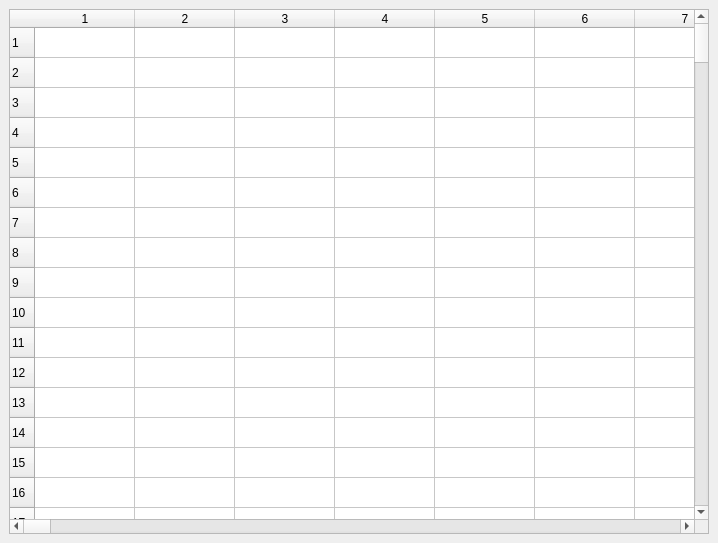
<?xml version="1.0" encoding="UTF-8"?>
<ui version="4.0">
 <class>SpreadSheet</class>
 <widget class="QMainWindow" name="SpreadSheet">
  <property name="geometry">
   <rect>
    <x>0</x>
    <y>0</y>
    <width>718</width>
    <height>543</height>
   </rect>
  </property>
  <property name="windowTitle">
   <string>Spread Sheet</string>
  </property>
  <widget class="QWidget" name="centralWidget">
   <layout class="QVBoxLayout">
    <property name="spacing">
     <number>6</number>
    </property>
    <property name="leftMargin">
     <number>9</number>
    </property>
    <property name="topMargin">
     <number>9</number>
    </property>
    <property name="rightMargin">
     <number>9</number>
    </property>
    <property name="bottomMargin">
     <number>9</number>
    </property>
    <item>
     <widget class="QTableWidget" name="sheet1">
      <property name="rowCount">
       <number>200</number>
      </property>
      <property name="columnCount">
       <number>200</number>
      </property>
      <row/>
      <row/>
      <row/>
      <row/>
      <row/>
      <row/>
      <row/>
      <row/>
      <row/>
      <row/>
      <row/>
      <row/>
      <row/>
      <row/>
      <row/>
      <row/>
      <row/>
      <row/>
      <row/>
      <row/>
      <row/>
      <row/>
      <row/>
      <row/>
      <row/>
      <row/>
      <row/>
      <row/>
      <row/>
      <row/>
      <row/>
      <row/>
      <row/>
      <row/>
      <row/>
      <row/>
      <row/>
      <row/>
      <row/>
      <row/>
      <row/>
      <row/>
      <row/>
      <row/>
      <row/>
      <row/>
      <row/>
      <row/>
      <row/>
      <row/>
      <row/>
      <row/>
      <row/>
      <row/>
      <row/>
      <row/>
      <row/>
      <row/>
      <row/>
      <row/>
      <row/>
      <row/>
      <row/>
      <row/>
      <row/>
      <row/>
      <row/>
      <row/>
      <row/>
      <row/>
      <row/>
      <row/>
      <row/>
      <row/>
      <row/>
      <row/>
      <row/>
      <row/>
      <row/>
      <row/>
      <row/>
      <row/>
      <row/>
      <row/>
      <row/>
      <row/>
      <row/>
      <row/>
      <row/>
      <row/>
      <row/>
      <row/>
      <row/>
      <row/>
      <row/>
      <row/>
      <row/>
      <row/>
      <row/>
      <row/>
      <row/>
      <row/>
      <row/>
      <row/>
      <row/>
      <row/>
      <row/>
      <row/>
      <row/>
      <row/>
      <row/>
      <row/>
      <row/>
      <row/>
      <row/>
      <row/>
      <row/>
      <row/>
      <row/>
      <row/>
      <row/>
      <row/>
      <row/>
      <row/>
      <row/>
      <row/>
      <row/>
      <row/>
      <row/>
      <row/>
      <row/>
      <row/>
      <row/>
      <row/>
      <row/>
      <row/>
      <row/>
      <row/>
      <row/>
      <row/>
      <row/>
      <row/>
      <row/>
      <row/>
      <row/>
      <row/>
      <row/>
      <row/>
      <row/>
      <row/>
      <row/>
      <row/>
      <row/>
      <row/>
      <row/>
      <row/>
      <row/>
      <row/>
      <row/>
      <row/>
      <row/>
      <row/>
      <row/>
      <row/>
      <row/>
      <row/>
      <row/>
      <row/>
      <row/>
      <row/>
      <row/>
      <row/>
      <row/>
      <row/>
      <row/>
      <row/>
      <row/>
      <row/>
      <row/>
      <row/>
      <row/>
      <row/>
      <row/>
      <row/>
      <row/>
      <row/>
      <row/>
      <row/>
      <row/>
      <row/>
      <row/>
      <row/>
      <row/>
      <row/>
      <row/>
      <row/>
      <row/>
      <row/>
      <row/>
      <row/>
      <column/>
      <column/>
      <column/>
      <column/>
      <column/>
      <column/>
      <column/>
      <column/>
      <column/>
      <column/>
      <column/>
      <column/>
      <column/>
      <column/>
      <column/>
      <column/>
      <column/>
      <column/>
      <column/>
      <column/>
      <column/>
      <column/>
      <column/>
      <column/>
      <column/>
      <column/>
      <column/>
      <column/>
      <column/>
      <column/>
      <column/>
      <column/>
      <column/>
      <column/>
      <column/>
      <column/>
      <column/>
      <column/>
      <column/>
      <column/>
      <column/>
      <column/>
      <column/>
      <column/>
      <column/>
      <column/>
      <column/>
      <column/>
      <column/>
      <column/>
      <column/>
      <column/>
      <column/>
      <column/>
      <column/>
      <column/>
      <column/>
      <column/>
      <column/>
      <column/>
      <column/>
      <column/>
      <column/>
      <column/>
      <column/>
      <column/>
      <column/>
      <column/>
      <column/>
      <column/>
      <column/>
      <column/>
      <column/>
      <column/>
      <column/>
      <column/>
      <column/>
      <column/>
      <column/>
      <column/>
      <column/>
      <column/>
      <column/>
      <column/>
      <column/>
      <column/>
      <column/>
      <column/>
      <column/>
      <column/>
      <column/>
      <column/>
      <column/>
      <column/>
      <column/>
      <column/>
      <column/>
      <column/>
      <column/>
      <column/>
      <column/>
      <column/>
      <column/>
      <column/>
      <column/>
      <column/>
      <column/>
      <column/>
      <column/>
      <column/>
      <column/>
      <column/>
      <column/>
      <column/>
      <column/>
      <column/>
      <column/>
      <column/>
      <column/>
      <column/>
      <column/>
      <column/>
      <column/>
      <column/>
      <column/>
      <column/>
      <column/>
      <column/>
      <column/>
      <column/>
      <column/>
      <column/>
      <column/>
      <column/>
      <column/>
      <column/>
      <column/>
      <column/>
      <column/>
      <column/>
      <column/>
      <column/>
      <column/>
      <column/>
      <column/>
      <column/>
      <column/>
      <column/>
      <column/>
      <column/>
      <column/>
      <column/>
      <column/>
      <column/>
      <column/>
      <column/>
      <column/>
      <column/>
      <column/>
      <column/>
      <column/>
      <column/>
      <column/>
      <column/>
      <column/>
      <column/>
      <column/>
      <column/>
      <column/>
      <column/>
      <column/>
      <column/>
      <column/>
      <column/>
      <column/>
      <column/>
      <column/>
      <column/>
      <column/>
      <column/>
      <column/>
      <column/>
      <column/>
      <column/>
      <column/>
      <column/>
      <column/>
      <column/>
      <column/>
      <column/>
      <column/>
      <column/>
      <column/>
      <column/>
      <column/>
      <column/>
      <column/>
      <column/>
      <column/>
      <column/>
     </widget>
    </item>
   </layout>
  </widget>
 </widget>
 <resources/>
 <connections/>
</ui>
